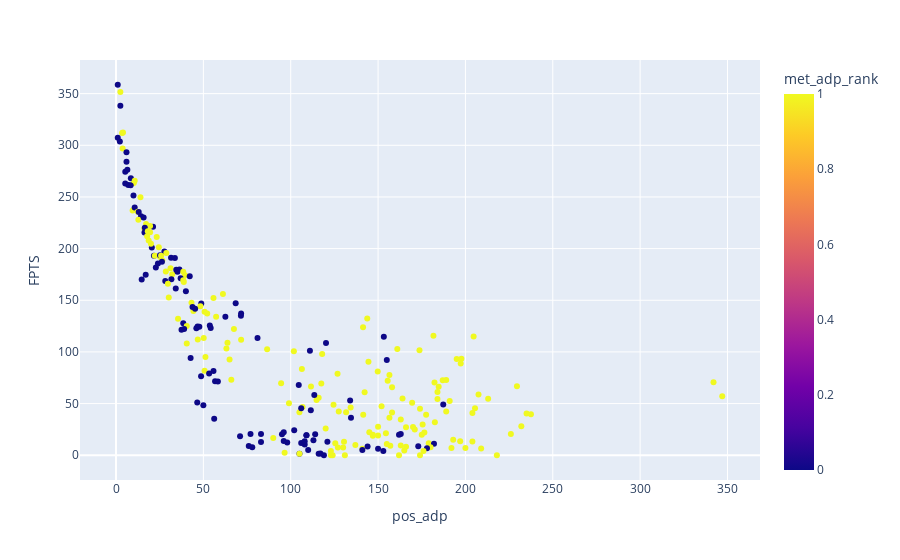

This figure's notebook cell:
### Code cell
fig = px.scatter(rbswrs, x='pos_adp', y='FPTS', color=target)
fig.show()

# But the distribution is slightly better

### Figure 1 — Plotly figure (JSON) as saved in the notebook; plotly's stock layout.template omitted (floating-point values rounded to 4 significant figures; data arrays with more than 128 entries replaced by an {"elided": "..."} marker saying what was removed)
{"data": [{"hovertemplate": "pos_adp=%{x}<br>FPTS=%{y}<br>met_adp_rank=%{marker.color}<extra></extra>", "legendgroup": "", "marker": {"color": {"elided": "268 int values"}, "coloraxis": "coloraxis", "symbol": "circle"}, "mode": "markers", "name": "", "showlegend": false, "type": "scatter", "x": {"elided": "268 float values"}, "xaxis": "x", "y": {"elided": "268 float values"}, "yaxis": "y"}], "layout": {"coloraxis": {"colorbar": {"title": {"text": "met_adp_rank"}}, "colorscale": [[0, "#0d0887"], [0.1111, "#46039f"], [0.2222, "#7201a8"], [0.3333, "#9c179e"], [0.4444, "#bd3786"], [0.5556, "#d8576b"], [0.6667, "#ed7953"], [0.7778, "#fb9f3a"], [0.8889, "#fdca26"], [1, "#f0f921"]]}, "legend": {"tracegroupgap": 0}, "margin": {"t": 60}, "xaxis": {"anchor": "y", "domain": [0, 1], "title": {"text": "pos_adp"}}, "yaxis": {"anchor": "x", "domain": [0, 1], "title": {"text": "FPTS"}}}}
